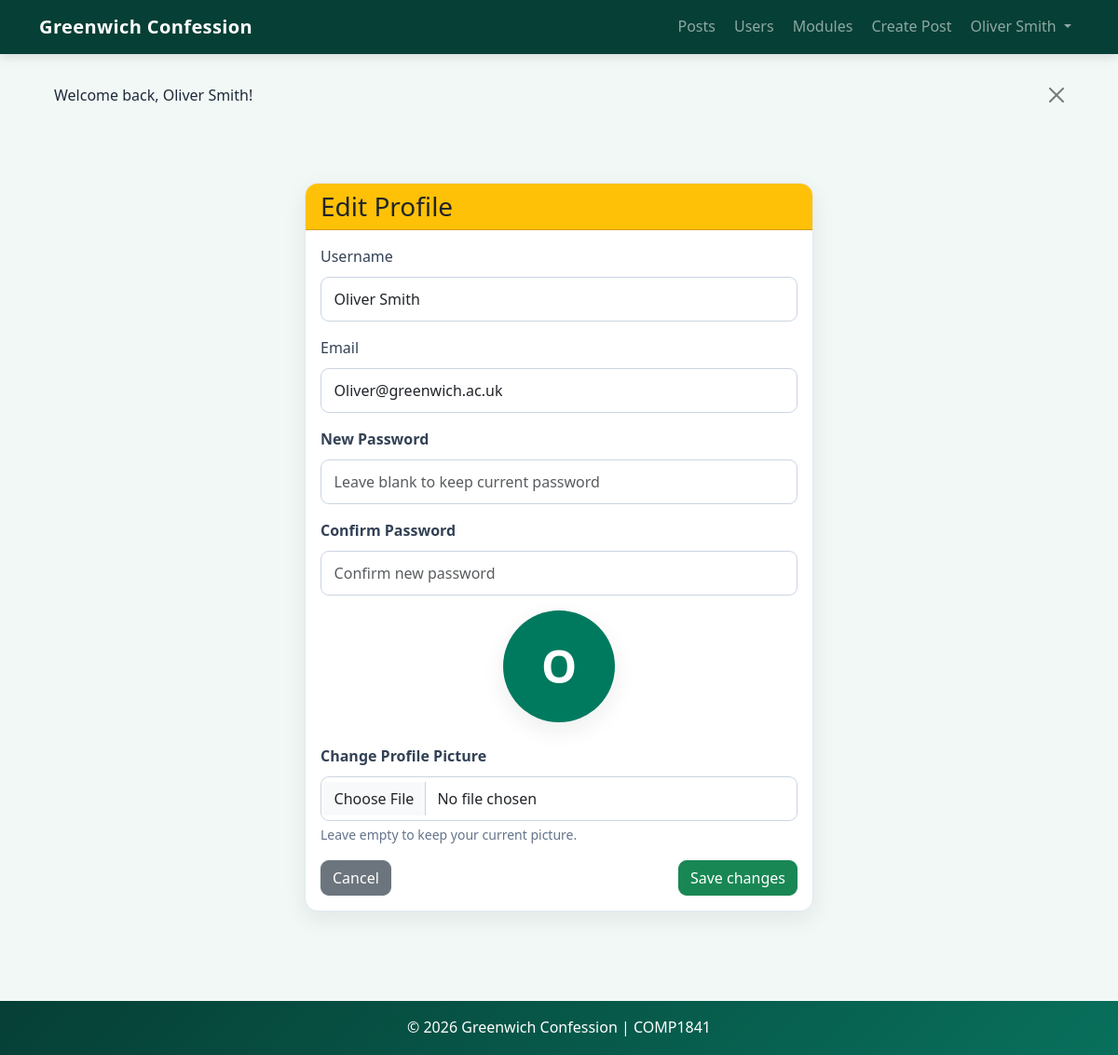
The page /?controller=auth&action=edit (signed in) on the database its author committed.
### tables this page shows
CREATE TABLE `users` (
  `id` int(10) unsigned NOT NULL AUTO_INCREMENT,
  `name` varchar(120) NOT NULL,
  `email` varchar(160) NOT NULL,
  `password_hash` varchar(255) NOT NULL,
  `is_admin` tinyint(1) NOT NULL DEFAULT 0,
  `created_at` timestamp NOT NULL DEFAULT current_timestamp(),
  PRIMARY KEY (`id`),
  UNIQUE KEY `email` (`email`)
);

### app/Controllers/AuthController.php (called while the page is built, shortened)
<?php
require_once __DIR__ . '/../Models/Account.php';
class AuthController
{
    private Account $accountModel;
    public function __construct()
    {
        $this->accountModel = new Account();
    }
    public function edit(): void
    {
        $account = $this->accountModel->getById(
            (int)$_SESSION['user_id']
        );
        require __DIR__ . '/../Views/auth/edit.php';
    }
}

### app/Models/Account.php (called while the page is built, shortened)
<?php
require_once __DIR__ . '/../Core/Database.php';
class Account
{
    private PDO $connection;
    public function __construct()
    {
        $database = new Database();
        $this->connection = $database->connect();
    }
    public function getById(int $id): array | false
    {
        $sql = "SELECT id,
                       name AS username,
                       email,
                       password_hash AS password,
                       is_admin,
                       NULL AS profile_image,
                       created_at
                FROM users
                WHERE id = :id";
        $statement = $this->connection->prepare($sql);
        $statement->bindParam(':id', $id, PDO::PARAM_INT);
        $statement->execute();
        return $statement->fetch();
    }
}

### app/Core/Database.php (called while the page is built, shortened)
<?php
class Database
{
    private $connection;
    public function connect()
    {
        if ($this->connection == null) {
            try {
                $dsn = 'mysql:host=' . DB_HOST .
                    ';port=' . DB_PORT .
                    ';dbname=' . DB_NAME .
                    ';charset=utf8mb4';
                $this->connection = new PDO (
                    $dsn,
                    DB_USER,
                    DB_PASS
                );
                $this->connection->setAttribute(
                    PDO::ATTR_ERRMODE,
                    PDO::ERRMODE_EXCEPTION
                );
                $this->connection->setAttribute(
                    PDO::ATTR_DEFAULT_FETCH_MODE,
                    PDO::FETCH_ASSOC
                );
            } catch (PDOException $e) {
                throw new RuntimeException('Database connection failed:' . $e->getMessage(), 0, $e);
            }
        }
        return $this->connection;
    }
}

### app/Views/auth/edit.php (the view, shortened to what this page needs)
<?php
require __DIR__ . '/../layouts/header.php';
?>
<div class = "container py-5">
    <div class = "row justify-content-center">
        <div class = "col-lg-6">
            <div class = "card shadow">
                <div class = "card-header bg-warning">
                    <h3 class = "mb-0">
                        Edit Profile
                    </h3>
                </div>
                <div class = "card-body">
                    <form
                        method = "POST"
                        action = "?controller=auth&action=update"
                        enctype = "multipart/form-data">
                        <div class = "mb-3">
                            <label for = "username" class = "form-label">
                                Username
                            </label>
                            <input
                                id = "username"
                                type = "text"
                                name = "username"
                                class = "form-control"
                                value = "<?= htmlspecialchars($account['username']) ?>"
                                required>
                        </div>
                        <div class = "mb-3">
                            <label for = "email" class = "form-label">
                                Email
                            </label>
                            <input
                                type = "email"
                                name = "email"
                                class = "form-control"
                                value = "<?= htmlspecialchars($account['email']) ?>"
                                required>
                        </div>
                        <div class = "mb-3">
                            <label for = "password" class = "form-label fw-bold">
                                New Password
                            </label>
                            <input
                                id = "password"
                                type = "password"
                                name = "password"
                                class = "form-control"
                                placeholder = "Leave blank to keep current password">
                        </div>
                        <div class = "mb-3">
                            <label for = "password" class = "form-label fw-bold">
                                Confirm Password
                            </label>
                            <input
                                id = "password"
                                type = "password"
                                name = "confirm_password"
                                class = "form-control"
                                placeholder = "Confirm new password">
                        </div>
                        <div class = "mb-4 text-center">
                            <?php if (!empty($account['profile_image'])): ?>
                                <img
                                    src = "uploads/<?= htmlspecialchars($account['profile_image']) ?>"
                                    class = "rounded-circle border shadow"
                                    style = "width:120px; height: 120px; object-fit:cover;">
                            <?php else: ?>
                                <div
                                    class = "rounded-circle bg-primary text-white d-inline-flex justify-content-center align-items-center shadow"
                                    style = "width:120px; height:120px; font-size:48px; font-weight:bold;">
                                    <?= strtoupper(substr($account['username'], 0, 1)) ?>
                                </div>
                            <?php endif; ?>
                        </div>
                        <div class = "mb-3">
                            <label class = "form-label fw-bold">
                                Change Profile Picture
                            </label>
                            <input
                                type = "file"
                                name = "profile_image"
                                class = "form-control"
                                accept = "image/*">
                            <div class = "form-text">
                                Leave empty to keep your current picture.
                            </div>
                        </div>
                        <div class = "d-flex justify-content-between">
                            <a
                                href = "?controller=auth&action=profile"
                                class = "btn btn-secondary">
                                Cancel
                            </a>
                            <button
                                type = "submit"
                                class = "btn btn-success">
                                Save changes
                            </button>
                        </div>
                    </form>
                </div>
            </div>
        </div>
    </div>
</div>
<?php require __DIR__ . '/../layouts/footer.php'; ?>

### public/css/style.css (style rules this page uses)
:root { --primary: #007a5e; --primary-dark: #005c47; --dark: #063f35; --muted: #64748b; --background: #f2f8f5; --border: #e2e8f0; --radius: 14px; }
body { background: var(--background); color: #1e293b; font-family: "Segoe UI", Arial, sans-serif; line-height: 1.6; }
.card { border: 1px solid var(--border); border-radius: var(--radius); overflow: hidden; }
.card-header { font-weight: 600; }
.shadow, .shadow-sm, .shadow-lg { box-shadow: 0 8px 24px rgba(15, 23, 42, 0.08) !important; }
.btn { border-radius: 9px; font-weight: 500; transition: transform 0.15s ease, box-shadow 0.15s ease; }
.form-control, .form-select { border: 1px solid #cbd5e1; border-radius: 9px; padding: 0.7rem 0.85rem; }
.form-label { color: #334155; }
.form-text { color: var(--muted); }
.bg-primary { background-color: var(--primary) !important; }

### rows shown on the page
users: username "Oliver Smith", email "Oliver@greenwich.ac.uk", name "O"

### other values the page prints
$_SESSION['username'] "Oliver Smith"
$flash['message'] "Welcome back, Oliver Smith!"
